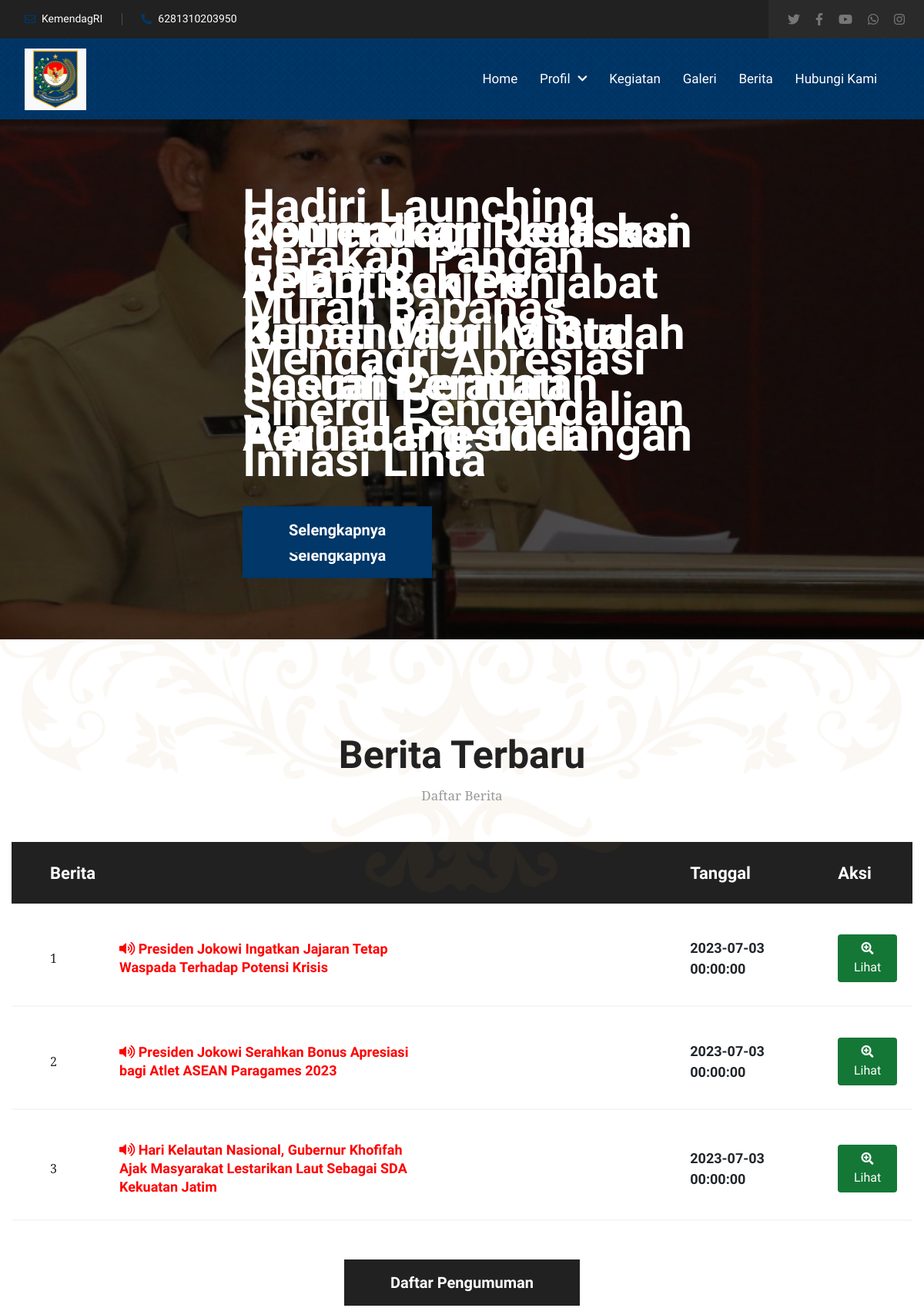
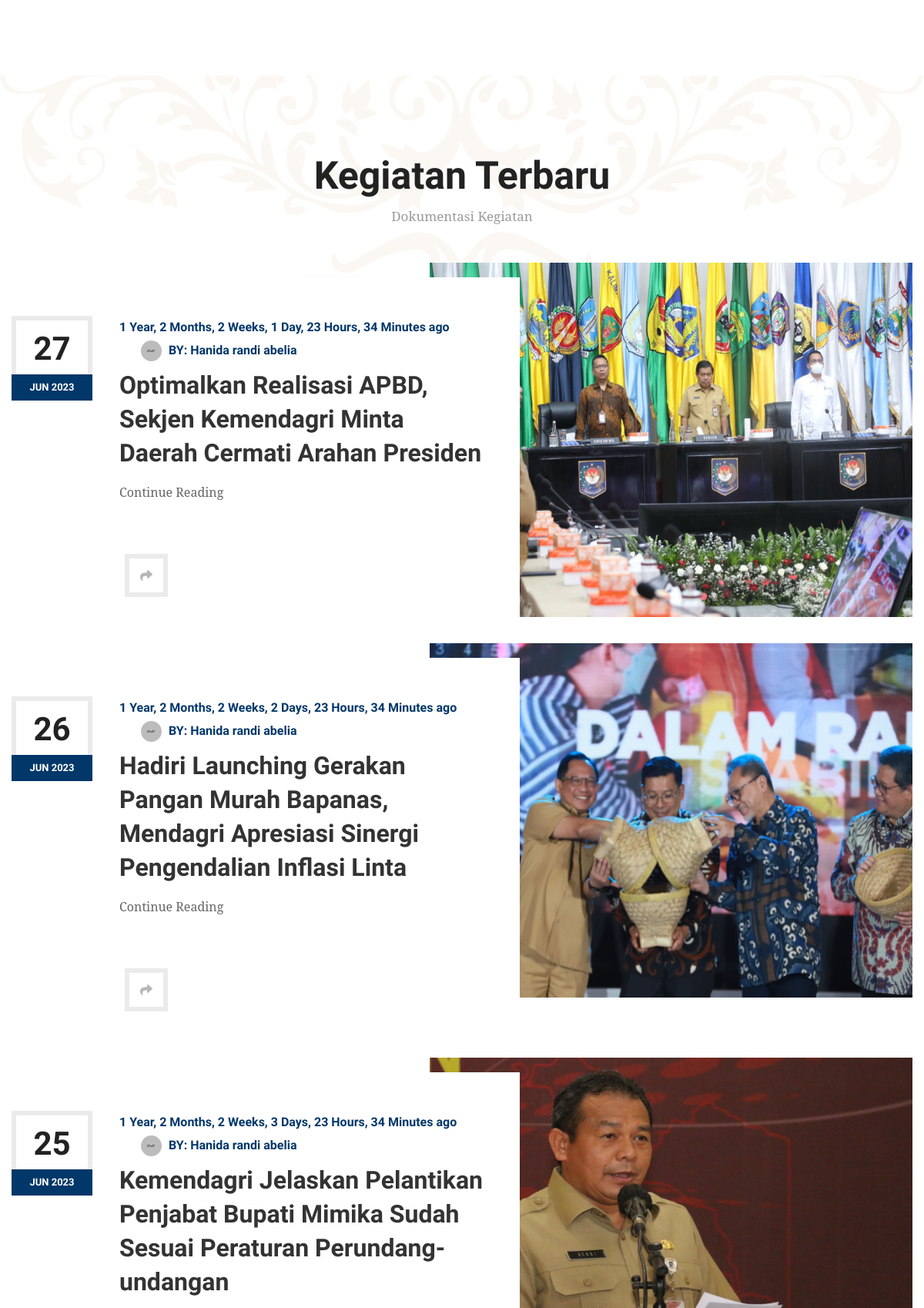
The page / (upper part) on the database its author committed (2 pictures, top to bottom).
### tables this page shows
CREATE TABLE `tbl_masjid` (
  `masjid_id` int(11) NOT NULL,
  `masjid_nama` varchar(80) DEFAULT NULL,
  `masjid_alamat` varchar(50) DEFAULT NULL,
  `masjid_struktur` text DEFAULT NULL,
  `masjid_nohp` varchar(14) DEFAULT NULL,
  `masjid_sejarah` text DEFAULT NULL,
  `masjid_logo` varchar(50) DEFAULT NULL
);

CREATE TABLE `tbl_kegiatan` (
  `kegiatan_id` int(11) NOT NULL,
  `kegiatan_user` int(11) DEFAULT NULL,
  `kegiatan_judul` varchar(100) DEFAULT NULL,
  `kegiatan_slug` varchar(100) DEFAULT NULL,
  `kegiatan_isi` text DEFAULT NULL,
  `kegiatan_waktu` date DEFAULT NULL,
  `kegiatan_foto` varchar(100) DEFAULT NULL
);

CREATE TABLE `tbl_pengumuman` (
  `pengumuman_id` int(11) NOT NULL,
  `pengumuman_user` int(11) DEFAULT NULL,
  `pengumuman_judul` varchar(100) DEFAULT NULL,
  `pengumuman_slug` varchar(100) DEFAULT NULL,
  `pengumuman_isi` text DEFAULT NULL,
  `pengumuman_waktu` datetime DEFAULT NULL,
  `pengumuman_foto` varchar(100) DEFAULT NULL
);

CREATE TABLE `tbl_user` (
  `user_id` int(11) NOT NULL,
  `user_nama` varchar(80) DEFAULT NULL,
  `user_username` varchar(50) DEFAULT NULL,
  `user_password` varchar(80) DEFAULT NULL,
  `role` enum('super','admin') DEFAULT NULL
);

### application/controllers/C_dashboard.php (called while the page is built, shortened)
<?php
class C_dashboard extends CI_Controller
{
	public function __construct()
	{
		$this->load->model('m_masjid');
		$this->load->model('m_grafik');
		$this->load->model('m_gallery');
		$this->load->model('m_kegiatan');
		$this->load->model('m_pengumuman');
		$this->load->helper('date');
		$this->load->helper('rupiah_helper');
		$this->api = "https://api.myquran.com/v1/sholat/jadwal/1014/";
		$this->api2 = "https://api.aladhan.com/v1/gToH?date=";
		$this->load->library('session');
		$this->load->library('curl');
		$this->load->helper('form');
		$this->load->helper('url');
		$this->load->library('pagination');
	}
	public function index()
	{
		$hari = date('d');
		$bulan = date('m');
		$tahun = date('Y');
		$tanggal = date('d-m-Y');
		$data['judulweb'] = $this->m_masjid->detail()->masjid_nama;
		$data['logo'] = $this->m_masjid->detail()->masjid_logo;
		$data['nohp'] = $this->m_masjid->detail()->masjid_nohp;
		$data['galeri'] = $this->m_gallery->get_datadashboard();
		$data['kegiatan'] = $this->m_kegiatan->get_datadashboard();
		$data['pengumuman'] = $this->m_pengumuman->get_datadashboard();
		$data['slider'] = $this->m_kegiatan->get_dataslider();
		$data['jadwalsolat'] = json_decode($this->curl->simple_get($this->api . '/' . $tahun . '/' . $bulan . '/' . $hari));
		$data['hijriyah'] = json_decode($this->curl->simple_get($this->api2 . $tanggal));
		$this->load->view('frontend/partials/header', $data);
		$this->load->view('frontend/partials/slider', $data);
		$this->load->view('frontend/dashboard', $data);
		$this->load->view('frontend/partials/footer', $data);
	}
}

### index.php (called while the page is built, shortened)
<?php
require_once BASEPATH.'core/CodeIgniter.php';

### application/models/M_masjid.php (called while the page is built)
<?php
class M_masjid extends CI_Model
{
    public function detail()
	{
        $query = $this->db->get_where("tbl_masjid",array('masjid_id' => 1));
		return $query->row();
	}
}

### application/models/M_kegiatan.php (called while the page is built, shortened)
<?php
class M_kegiatan extends CI_Model
{
    function get_datadashboard()
    {
        $query = $this->db->query(" SELECT	tbl_kegiatan.* , tbl_user.`user_nama` FROM tbl_kegiatan, tbl_user WHERE
		tbl_kegiatan.`kegiatan_user` = tbl_user.`user_id` ORDER BY kegiatan_waktu DESC LIMIT 3");
        return $query;
    }
    function get_dataslider()
    {
        $query = $this->db->query(" SELECT	tbl_kegiatan.* , tbl_user.`user_nama` FROM tbl_kegiatan, tbl_user WHERE
		tbl_kegiatan.`kegiatan_user` = tbl_user.`user_id` ORDER BY kegiatan_waktu DESC LIMIT 3");
        return $query;
    }
}

### application/models/M_pengumuman.php (called while the page is built, shortened)
<?php
class M_pengumuman extends CI_Model
{
    function get_datadashboard()
    {
        $query = $this->db->query(" SELECT	tbl_pengumuman.* , tbl_user.`user_nama` FROM tbl_pengumuman, tbl_user WHERE
		tbl_pengumuman.`pengumuman_user` = tbl_user.`user_id` ORDER BY pengumuman_waktu DESC LIMIT 3");
        return $query;
    }
}

### application/views/frontend/dashboard.php (the view, shortened to what this page needs)
<section>
    <div class="w-100 pt-120 pb-100 position-relative">
        <img class="img-fluid sec-top-mckp position-absolute" src="assets/frontend/images/sec-top-mckp2.png" alt="Sec Top Mockup 2">
        <div class="container">
            <div class="sec-title text-center w-100">
                <div class="sec-title-inner d-inline-block">
                    <h2 class="mb-0">Berita Terbaru</h2>
                    <p class="mb-0">Daftar Berita</p>
                </div>
            </div>
            <div class="cart-wrap w-100">
                <form class="cart-form w-100">
                    <table class="cart-table w-100">
                        <thead>
                            <tr>
                                <th colspan="2">Berita</th>
                                <th>Tanggal</th>
                                <th>Aksi</th>
                            </tr>
                        </thead>
                        <tbody>
                            <?php
                            $no = 0;
                            foreach ($pengumuman->result() as $data) {
                                $no++;
                            ?>
                                <tr>
                                    <td class="product-img">
                                        <?php echo $no  ?>
                                    </td>
                                    <td class="product-name">
                                        <h5 class="mb-0"><a style="color: red;" href="<?php echo $data->pengumuman_slug  ?>" title=""><i class="fas fa-volume-up"></i> <?php echo $data->pengumuman_judul  ?></a></h5>
                                    </td>
                                    <td class="product-price"><span><?php echo $data->pengumuman_waktu  ?></span></td>
                                    <td class="product-total-price"><span><a class="btn bg-color2" href="<?php echo base_url('pengumuman/') . $data->pengumuman_slug; ?>"><i class="fas fa-search-plus"></i> Lihat</a></span></td>
                                </tr>
                            <?php } ?>
                        </tbody>
                    </table>
                </form>
            </div>
            <div class="view-more mt-50 d-inline-block text-center w-100">
                <a class="thm-btn bg-color1" href="<?php echo base_url('pengumuman/list') ?>" title="">Daftar Pengumuman<span></span><span></span><span></span><span></span></a>
            </div>
        </div>
    </div>
</section>
<section>
    <div class="w-100 pt-100 pb-100 position-relative">
        <img class="img-fluid sec-top-mckp position-absolute" src="assets/frontend/images/sec-top-mckp2.png" alt="Sec Top Mockup 2">
        <div class="container">
            <div class="sec-title text-center w-100">
                <div class="sec-title-inner d-inline-block">
                    <h2 class="mb-0">Kegiatan Terbaru</h2>
                    <p class="mb-0">Dokumentasi Kegiatan </p>
                </div>
            </div>
            <div class="blog-wrap2 w-100">
                <?php foreach ($kegiatan->result() as $data) {
                ?>
                    <div class="post-box2 position-relative d-flex flex-wrap align-items-center w-100">
                        <div class="post-img2 overflow-hidden position-absolute">
                            <a href="<?php echo base_url('kegiatan/') . $data->kegiatan_slug  ?>" title=""><img class="img-fluid " src="<?php echo base_url() ?>uploads/kegiatan/<?php echo $data->kegiatan_foto ?>" style="width: 697px; height: 460px;" alt="Blog Image 1"></a>
                        </div>
                        <div class="post-info2">
                            <div class="post-info2-inner text-center">
                                <div class="post-date2">
                                    <span class="d-block"><?php echo date(
                                                                'd',
                                                                strtotime($data->kegiatan_waktu)
                                                            ); ?></span>
                                    <i class="d-block thm-bg"><?php echo date(
                                                                    'M Y',
                                                                    strtotime($data->kegiatan_waktu)
                                                                ); ?></i>
                                </div>
                            </div>
                            <ul class="post-meta2 d-inline-flex flex-wrap align-items-center mb-0 list-unstyled">
                                <li class="thm-clr"><?php
                                                    $now = time();
                                                    echo timespan(strtotime($data->kegiatan_waktu), $now) . ' ago'; ?></li>
                                <li class="thm-clr"><img class="img-fluid rounded-circle" src="assets/frontend/images/resources/post-author-thumb1-1.jpg" alt="Post Author Thumb 1">BY: <a href="javascript:void(0);" title=""><?php echo $data->user_nama; ?></a></li>
                            </ul>
                            <h3 class="mb-0"><a href="<?php echo base_url('kegiatan/') . $data->kegiatan_slug  ?>" title=""><?php echo $data->kegiatan_judul; ?></a></h3>
                            <p class="mb-0"><?php echo substr($data->kegiatan_isi, 0, 200); ?></p>
                            <a class="thm-btn thm-bg" href="<?php echo base_url('kegiatan/') . $data->kegiatan_slug  ?>" title="">Continue
                                Reading<span></span><span></span><span></span><span></span></a>
                            <div class="post-share position-relative">
                                <i class="fas fa-share"></i>
                            </div>
                        </div>
                    <?php } ?>
                    </div>
            </div>
        </div>
    </div>
</section>

### application/views/frontend/partials/header.php (shortened to what this page needs)
<!DOCTYPE html>
<html lang="en">
<head>
	<link rel="stylesheet" type="text/css" href="https://cdn.datatables.net/1.11.5/css/jquery.dataTables.css">
	<link rel="stylesheet" href="<?php echo base_url() ?>assets/frontend/css/all.min.css">
	<link rel="stylesheet" href="<?php echo base_url() ?>assets/frontend/css/flaticon.css">
	<link rel="stylesheet" href="<?php echo base_url() ?>assets/frontend/css/animate.min.css">
	<link rel="stylesheet" href="<?php echo base_url() ?>assets/frontend/css/bootstrap.min.css">
	<link rel="stylesheet" href="<?php echo base_url() ?>assets/frontend/css/jquery.fancybox.min.css">
	<link rel="stylesheet" href="<?php echo base_url() ?>assets/frontend/css/jquery.bootstrap-touchspin.min.css">
	<link rel="stylesheet" href="<?php echo base_url() ?>assets/frontend/css/perfect-scrollbar.css">
	<link rel="stylesheet" href="<?php echo base_url() ?>assets/frontend/css/slick.css">
	<link rel="stylesheet" href="<?php echo base_url() ?>assets/frontend/css/style.css">
	<link rel="stylesheet" href="<?php echo base_url() ?>assets/frontend/css/responsive.css">
	<link rel="stylesheet" href="<?php echo base_url() ?>assets/frontend/css/color.css">
</head>
<body>
	<main>
		<header class="stick style2 w-100">
			<div class="topbar bg-color1 d-flex flex-wrap justify-content-between w-100">
				<div class="topbar-left">
					<ul class="topbar-info-list mb-0 list-unstyled d-inline-flex">
						<li><i class="thm-clr far fa-envelope"></i><a href="javascript:void(0);" title=""><?php echo $judulweb ?></a></li>
						<li><i class="thm-clr fas fa-phone-alt"></i><?php echo $nohp ?></li>
					</ul>
				</div>
				<div class="topbar-right d-inline-flex">
					<div class="social-links d-inline-flex">
						<a href="https://twitter.com/" title="Twtiiter" target="_blank"><i class="fab fa-twitter"></i></a>
						<a href="https://www.facebook.com/" title="Facebook" target="_blank"><i class="fab fa-facebook-f"></i></a>
						<a href="https://www.youtube.com/" title="Youtube" target="_blank"><i class="fab fa-youtube"></i></a>
						<a href="https://web.whatsapp.com/" title="WhatsApp" target="_blank"><i class="fab fa-whatsapp"></i></a>
						<a href="https://www.instagram.com/" title="Instagram" target="_blank"><i class="fab fa-instagram"></i></a>
					</div>
				</div>
			</div>
			<div class="logo-menu-wrap v2 d-flex flex-wrap align-items-center justify-content-between w-100 pat-bg thm-layer opc65 back-blend-multiply thm-bg" style="background-image: url(<?php echo base_url('') ?>assets/frontend/images/pattern-bg.jpg);background-color:#013769;">
				<div class="logo">
					<h1 class="mb-0 bg-light"><a href="index.html" title="Home"><img class="img-fluid" src="<?php echo base_url() ?>assets/upload/logo/<?php echo $logo ?>" alt="Logo" srcset="<?php echo base_url() ?>assets/upload/logo/<?php echo $logo ?>"></a>
					</h1>
				</div>
				<nav class="d-flex flex-wrap align-items-center justify-content-between">
					<div class="header-left">
						<ul class="mb-0 list-unstyled d-inline-flex">
							<li><a href="<?php echo base_url() ?>home" title="">Home</a></li>
							<li class="menu-item-has-children"><a href="javascript:void(0);" title="">Profil </a>
							</li>
							<li><a href="<?php echo base_url('kegiatan/list') ?>" title="">Kegiatan</a></li>
							<li><a href="<?php echo base_url('galeri/list') ?>" title="">Galeri</a></li>
							<li><a href="<?php echo base_url('pengumuman/list') ?>" title="">Berita</a></li>
							<li><a href="<?php echo base_url('kontak') ?>" title="">Hubungi Kami</a></li>
						</ul>
					</div>
				</nav>
			</div>
		</header>

### application/views/frontend/partials/slider.php (shortened to what this page needs)
<section>
    <div class="w-100 position-relative">
        <div class="feat-wrap v2 position-relative w-100">
            <div class="feat-caro">
                <?php foreach ($slider->result() as $data) {
                ?>
                    <div class="feat-item v2">
                        <div class="feat-img position-absolute" style="background-image: url(<?php echo base_url() ?>uploads/kegiatan/<?php echo $data->kegiatan_foto ?>);"></div>
                        <div class="feat-cap-wrap position-absolute d-inline-block">
                            <div class="feat-cap left-icon d-inline-block">
                                <h2 class="mb-0"><?php echo $data->kegiatan_judul; ?></h2>
                                <a class="thm-btn thm-bg" href="about.html" title="">Selengkapnya<span></span><span></span><span></span><span></span></a>
                            </div>
                        </div>
                    </div>
                <?php } ?>
            </div>
        </div>
    </div>
</section>

### assets/frontend/css/responsive.css (style rules this page uses)
@media (max-width: 1370px) { header.style2 .topbar, .time-wrap2 { padding-left: 2rem; } }
@media (max-width: 1370px) { .logo-menu-wrap.v2 { padding: 0 2rem; } }
@media (max-width: 1290px) { nav > div > ul > li { margin-right: 1.8rem; font-size: 1.0625rem; } }
@media (max-width: 1210px) { .container { padding: 0 0.9375rem;max-width: 100%; } }

### rows shown on the page
tbl_masjid: masjid_nama "KemendagRI", masjid_nohp "6281310203950", masjid_logo (picture)
tbl_kegiatan: kegiatan_judul "Optimalkan Realisasi APBD, Sekjen Kemendagri Minta Daerah Cermati Arahan Presiden", kegiatan_foto (picture), kegiatan_waktu "27", kegiatan_waktu "JUN 2023", kegiatan_waktu "1 Year, 2 Months, 2 Weeks, 1 Day, 23 Hours, 34 Minutes", tbl_user.user_nama "Hanida randi abelia"
tbl_kegiatan: kegiatan_judul "Hadiri Launching Gerakan Pangan Murah Bapanas, Mendagri Apresiasi Sinergi Pengendalian Inflasi Linta", kegiatan_foto (picture), kegiatan_waktu "26", kegiatan_waktu "JUN 2023", kegiatan_waktu "1 Year, 2 Months, 2 Weeks, 2 Days, 23 Hours, 34 Minutes", tbl_user.user_nama "Hanida randi abelia"
tbl_kegiatan: kegiatan_foto (picture), kegiatan_judul "Kemendagri Jelaskan Pelantikan Penjabat Bupati Mimika Sudah Sesuai Peraturan Perundang-undangan", kegiatan_waktu "25", kegiatan_waktu "JUN 2023", kegiatan_waktu "1 Year, 2 Months, 2 Weeks, 3 Days, 23 Hours, 34 Minutes", tbl_user.user_nama "Hanida randi abelia"
tbl_pengumuman: pengumuman_judul "Presiden Jokowi Ingatkan Jajaran Tetap Waspada Terhadap Potensi Krisis", pengumuman_waktu "2023-07-03 00:00:00"
tbl_pengumuman: pengumuman_judul "Presiden Jokowi Serahkan Bonus Apresiasi bagi Atlet ASEAN Paragames 2023", pengumuman_waktu "2023-07-03 00:00:00"
tbl_pengumuman: pengumuman_judul "Hari Kelautan Nasional, Gubernur Khofifah Ajak Masyarakat Lestarikan Laut Sebagai SDA Kekuatan Jatim", pengumuman_waktu "2023-07-03 00:00:00"
